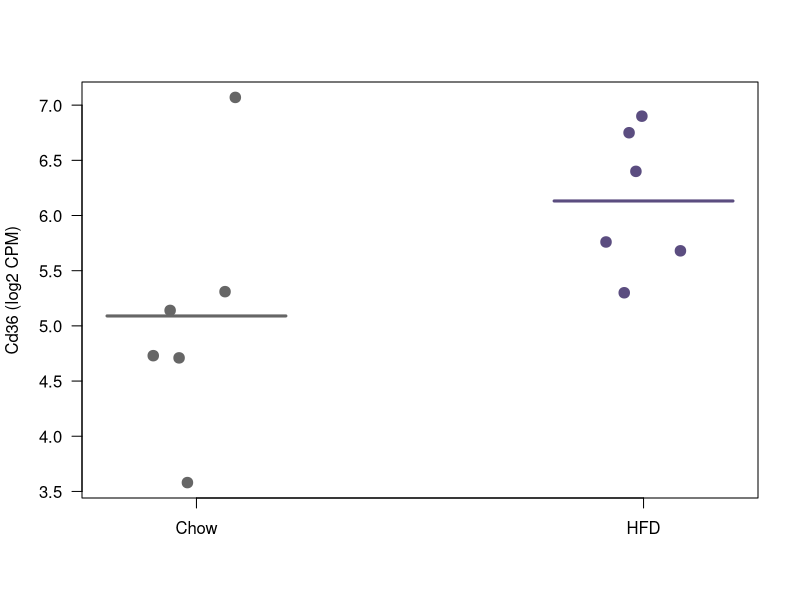
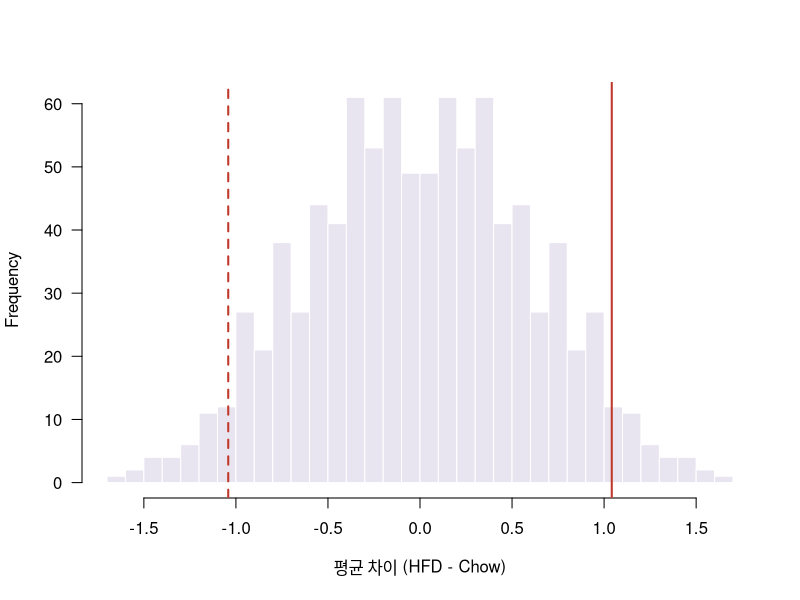
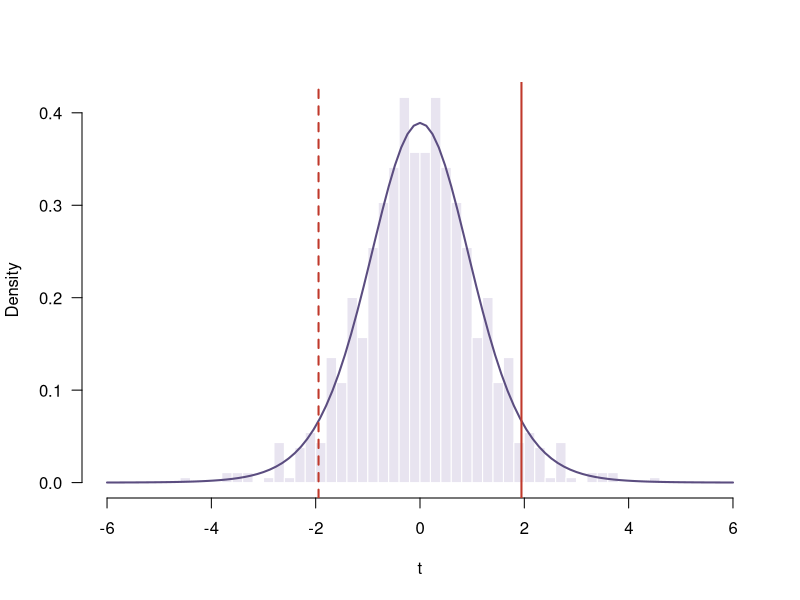
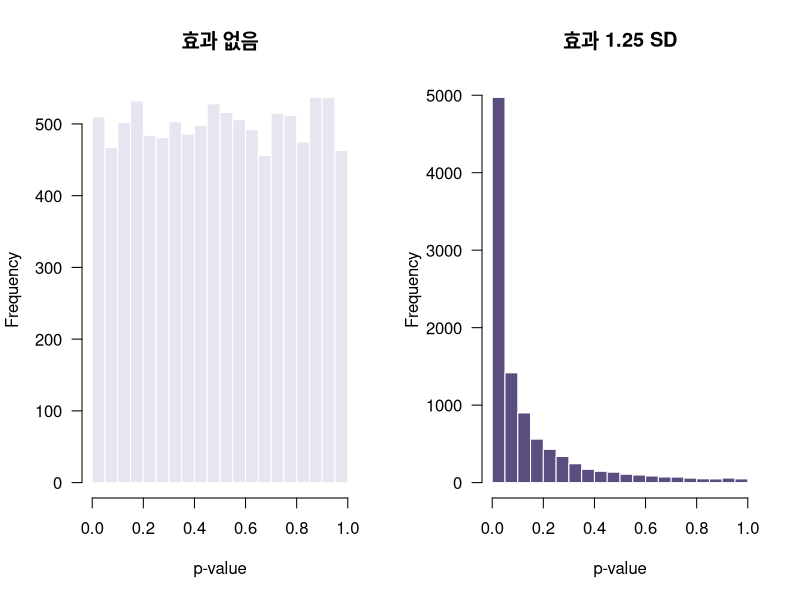

Reproduce these figures in R, in order.
## ---- chunk 1
#| label: setup-data
set.seed(20261016)
n    <- 6
chow <- round(rnorm(n, mean = 5.0, sd = 0.8), 2)   # 일반식
hfd  <- round(rnorm(n, mean = 6.0, sd = 0.8), 2)   # 고지방식

chow
hfd
## ---- chunk 2
#| label: fig-raw
#| fig-cap: "식이별 Cd36 발현. 가로선은 그룹 평균"
#| fig-height: 3.5
obs <- mean(hfd) - mean(chow)
obs

stripchart(list(Chow = chow, HFD = hfd), vertical = TRUE, method = "jitter",
           pch = 19, col = c("grey40", "#5B4D80"), cex = 1.4,
           ylab = "Cd36 (log2 CPM)", las = 1)
segments(c(0.8, 1.8), c(mean(chow), mean(hfd)), c(1.2, 2.2), c(mean(chow), mean(hfd)),
         lwd = 3, col = c("grey40", "#5B4D80"))
## ---- chunk 3
#| label: perm-all
x   <- c(chow, hfd)
idx <- combn(12, 6)                 # 924가지 나누기 (열 하나 = HFD로 부를 6마리)
perm <- apply(idx, 2, function(i) mean(x[i]) - mean(x[-i]))

length(perm)
## ---- chunk 4
#| label: fig-perm
#| fig-cap: "라벨을 섞어 만든 귀무분포(924가지). 빨간 선은 관측값 ±1.04"
hist(perm, breaks = 40, col = "#e8e4f0", border = "white", las = 1,
     main = "", xlab = "평균 차이 (HFD - Chow)")
abline(v = c(-obs, obs), col = "#C0392B", lwd = 2, lty = c(2, 1))
## ---- chunk 5
#| label: perm-p
extreme <- abs(perm) >= abs(obs) - 1e-9   # 부동소수점 오차 방지
sum(extreme)
mean(extreme)                              # permutation p-value
## ---- chunk 6
#| label: t-by-hand
sp <- sqrt(((n - 1) * var(chow) + (n - 1) * var(hfd)) / (2 * n - 2))
se <- sp * sqrt(1/n + 1/n)
t_obs <- obs / se
p_t   <- 2 * pt(-abs(t_obs), df = 2 * n - 2)   # 양측: 양쪽 꼬리

c(sp = sp, se = se, t = t_obs, p = p_t)
## ---- chunk 7
#| label: t-test
t.test(hfd, chow, var.equal = TRUE)
## ---- chunk 8
#| label: fig-perm-vs-t
#| fig-cap: "permutation 귀무분포(막대)와 t 분포(선). permutation 값도 t로 바꿔 그림"
perm_t <- sapply(seq_len(ncol(idx)), function(k) {
  i <- idx[, k]
  t.test(x[i], x[-i], var.equal = TRUE)$statistic
})
hist(perm_t, breaks = 40, freq = FALSE, col = "#e8e4f0", border = "white",
     las = 1, main = "", xlab = "t", xlim = c(-6, 6))
curve(dt(x, df = 10), add = TRUE, lwd = 2, col = "#5B4D80")
abline(v = c(-t_obs, t_obs), col = "#C0392B", lwd = 2, lty = c(2, 1))
## ---- chunk 9
#| label: null-genes
set.seed(1)
p_null <- replicate(10000, t.test(rnorm(6), rnorm(6), var.equal = TRUE)$p.value)
mean(p_null < 0.05)
## ---- chunk 10
#| label: effect-genes
set.seed(2)
p_eff <- replicate(10000, t.test(rnorm(6, mean = 1.25), rnorm(6), var.equal = TRUE)$p.value)
mean(p_eff < 0.05)
## ---- chunk 11
#| label: fig-p-hist
#| fig-cap: "p-value 분포. 왼쪽: 효과 없음(균일), 오른쪽: 효과 1.25 SD(0 근처에 몰림)"
#| fig-height: 3.5
par(mfrow = c(1, 2))
hist(p_null, breaks = 20, col = "#e8e4f0", border = "white", las = 1,
     main = "효과 없음", xlab = "p-value")
hist(p_eff, breaks = 20, col = "#5B4D80", border = "white", las = 1,
     main = "효과 1.25 SD", xlab = "p-value")
## ---- chunk 12
#| label: n-effect
set.seed(3)
res <- t(sapply(c(6, 30, 200), function(nn) {
  a <- rnorm(nn, 5.3, 0.8); b <- rnorm(nn, 5.0, 0.8)
  r <- t.test(a, b, var.equal = TRUE)
  c(n = nn, diff = mean(a) - mean(b), p = r$p.value,
    ci_low = r$conf.int[1], ci_high = r$conf.int[2])
}))
round(res, 4)
